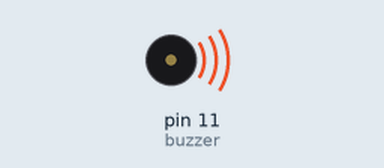
Recording of a sketch running on a simulated Arduino Uno, built with avr-gcc and run on an emulated ATmega328P. Shown: buzzer (waves = sounding).

Above: at 0.1 s.
Timing chart, 0 to 3.0 s (numbered marks = the images above):
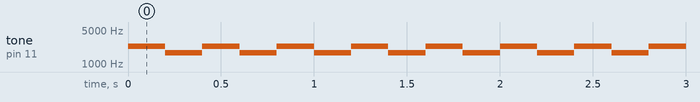

Measured:
- by itself, tone on pin 11 (buzzer): alternates 2300 Hz for 0.20 s and 1700 Hz for 0.20 s

The sketch:

Alarme.ino
```cpp
int buzzer =11; // Borne de sortie

void setup(){
  pinMode(buzzer,OUTPUT);// Définir la sortie du buzzer
}

void loop(){

  tone(buzzer, 2300);
  delay(200);
  tone(buzzer, 1700);
  //noTone(buzzer);
  delay(200);

}

//void frequence(int frequence){
//    digitalWrite(buzzer,HIGH);// Faire du bruit
//    delay(frequence);// Attendre 20ms
//    digitalWrite(buzzer,LOW);// Silence
//    delay(frequence);// Attendre 20ms
//}
```
